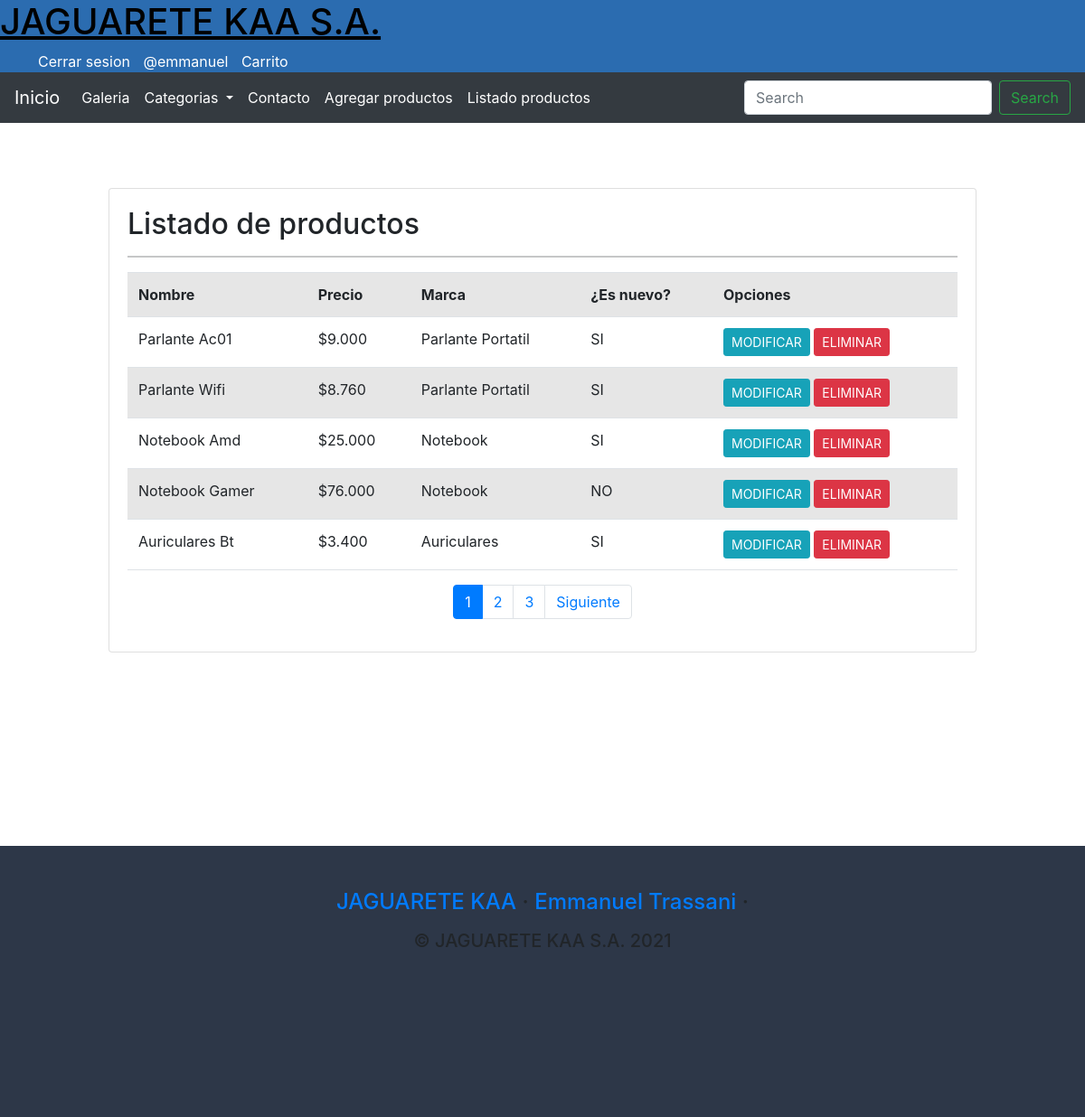
The app's page /listar-productos/ (signed in) with its own data.
### APP/models.py (models this page shows, shortened)
class Producto(models.Model):
    nombre = models.CharField(max_length=50)
    precio = models.IntegerField()
    descripcion = models.TextField()
    nuevo = models.BooleanField()
    marca = models.ForeignKey(Marca, on_delete=models.PROTECT)
    fecha_fabricacion = models.DateField()
    imagen = models.ImageField(upload_to = "productos", null = True)

class Marca (models.Model):
    nombre = models.CharField(max_length=50)
    def __str__(self):
        return self.nombre

### APP/views.py (the view)
# urls.py: path('listar-productos/', listar_productos, name="listar_productos"),
@permission_required('APP.view_producto')
def listar_productos(request):
    productos = Producto.objects.all()
    page = request.GET.get('page', 1)
    try:
        paginator = Paginator(productos, 5)
        productos = paginator.page(page)
    except:
        raise Http404
    data = {
        'entity': productos,
        'paginator': paginator
    }
    return render (request, 'producto/listar.html', data)

### APP/context_processors.py (called while the page is built)
def menu_categoria(request):
    categorias = Marca.objects.all()
    return ({"categorias": categorias})

### APP/templates/producto/listar.html (shortened to what this page needs)
{% extends 'app/base.html' %}
{% block content %}
{% load humanize %}
<br><br><br>
<div class="card">
    <div class="card-body">
        <h2>Listado de productos</h2>
        <hr>
        <table class="table table-striped table-hover table-responsive-sm">
            <tr>
                <th>Nombre</th>
                <th>Precio</th>
                <th>Marca</th>
                <th>¿Es nuevo?</th>
                <th>Opciones</th>
            </tr>
            {% for p in entity %}
            <tr>
                <td>{{p.nombre | title}}</td>
                <td>${{p.precio | intcomma}}</td>
                <td>{{p.marca | title}}</td>
                <td>
                    {% if p.nuevo %}
                    SI
                    {% else %}
                    NO
                    {% endif %}
                </td>
                <td>
                    {% if perms.APP.change_producto %}
                    <a href="{% url 'modificar_producto' p.id %}" class="btn btn-info btn-sm">MODIFICAR</a>
                    {% endif %}
                    {% if perms.APP.delete_producto %}
                    <a href="#" onclick="eliminarProducto({{ p.id }})" class="btn btn-danger btn-sm">ELIMINAR</a>
                    {% endif %}
                </td>
            </tr>
            {% endfor %}
        </table>
        <div>
            {% include 'producto/paginator.html' %}
        </div>
    </div>
</div>
{% endblock %}

### APP/templates/app/base.html (shortened to what this page needs)
<!DOCTYPE html>
<html lang="es">
<head>
    {% load static %}
    <link href="https://cdn.jsdelivr.net/npm/bootstrap@5.0.2/dist/css/bootstrap.min.css" rel="stylesheet">
    <link rel="stylesheet" href="{% static 'app/css/estilos.css' %}">
</head>
<body>
    <link rel="stylesheet" href="https://maxcdn.bootstrapcdn.com/bootstrap/4.0.0-beta/css/bootstrap.min.css">
    <header id="header">
        <h1><a href="{% url 'home' %}" style="color: black;">JAGUARETE KAA S.A.</a></h1>
        <div>
            <nav id="nav">
                <ul>
                    {% if user.is_authenticated %}
                        <li>
                            <a href="{% url 'logout' %}"> Cerrar sesion</a>
                        </li>
                        <li>
                            <a href="#"> @{{ user.username }}</a>
                        </li>
                        <li>
                            <a href="#">Carrito</a>
                        </li>
                    {% endif %}
                </ul>
            </nav>
        </div>
    </header>
        <nav class="navbar navbar-expand-lg navbar-dark bg-dark">
            <a class="navbar-brand" href="{% url 'home' %}">Inicio</a>
            <div class="collapse navbar-collapse" id="navbarSupportedContent">
              <ul class="navbar-nav mr-auto">
                <li class="nav-item active">
                  <a class="nav-link" href="{% url 'galeria' %}">Galeria <span class="sr-only">(current)</span></a>
                </li>
                <li class="nav-item dropdown active">
                  <a class="nav-link dropdown-toggle" href="#" id="navbarDropdown" role="button"
                     data-toggle="dropdown" aria-haspopup="true" aria-expanded="false">
                    Categorias
                  </a>
                </li>
                <li class="nav-item active">
                  <a class="nav-link" href="{% url 'contacto' %}">Contacto</a>
                </li>
                {% if perms.APP.add_producto %}
                <li class="nav-item active">
                    <a class="nav-link" href="{% url 'agregar_producto' %}">Agregar productos</a>
                </li>
                {% endif %}
                {% if perms.APP.view_producto %}
                <li class="nav-item active">
                    <a class="nav-link" href="{% url 'listar_productos' %}">Listado productos</a>
                </li>
                {% endif %}
              </ul>
              <form class="form-inline my-2 my-lg-0" method="POST" action="{% url 'buscar' %}">
                <input class="form-control mr-sm-2" type="search" placeholder="Search" aria-label="Search" name="buscador">
                <button class="btn btn-outline-success my-2 my-sm-0" type="submit">Search</button>
              </form>
            </div>
          </nav>
    <div id="contenido">
        {% block content %}
        {% endblock %}
    </div>
    <footer>
        <footer class="footer text-faded text-center py-5">
            <div class="container">
              <p class="m-0 mbt"><h4>
                  <a href="sample.html" class="link">JAGUARETE KAA </a> ·
                  <a href="sample.html" class="link">Emmanuel Trassani</a> ·
                </h4>
              </p>
              <h5><p class="m-0 mbt1">&copy; JAGUARETE KAA S.A. 2021</p></h5>
            </div>
    </footer>
</body>
</html>

### APP/static/app/css/estilos.css (style rules this page uses)
* { margin:0; padding:0; }
body { background-color:#EDF2F7; font-family: 'Open Sans', sans-serif; }
h1,h2 { font-family: 'Balsamiq Sans', cursive; }
header { width: 100%; height: 80px; background-color: #2B6CB0; display: flex; justify-content: space-between; }
header > div { width: 50%; }
nav { display: flex; justify-content: flex-end; align-items: center; height: 100%; }
nav > ul { margin-right: 50px; }
nav > ul > li { display: inline; margin-left: 10px; }
nav a { color:white; text-decoration: none; }
#contenido { width: 80%; margin:auto; max-width: 1280px; min-height: 100vh; }
footer { width: 100%; height: 300px; background-color: #2D3748; }

### records on screen
Producto: nombre "Parlante Ac01", precio "9.000", marca "Parlante Portatil", nuevo "SI"
Producto: nombre "Parlante Wifi", precio "8.760", marca "Parlante Portatil", nuevo "SI"
Producto: nombre "Notebook Amd", precio "25.000", marca "Notebook", nuevo "SI"
Producto: nombre "Notebook Gamer", precio "76.000", marca "Notebook", nuevo "NO"
Producto: nombre "Auriculares Bt", precio "3.400", marca "Auriculares", nuevo "SI"

### other values on screen
{{ user.username }} "emmanuel"
{{ page }} "1" "2" "3"
